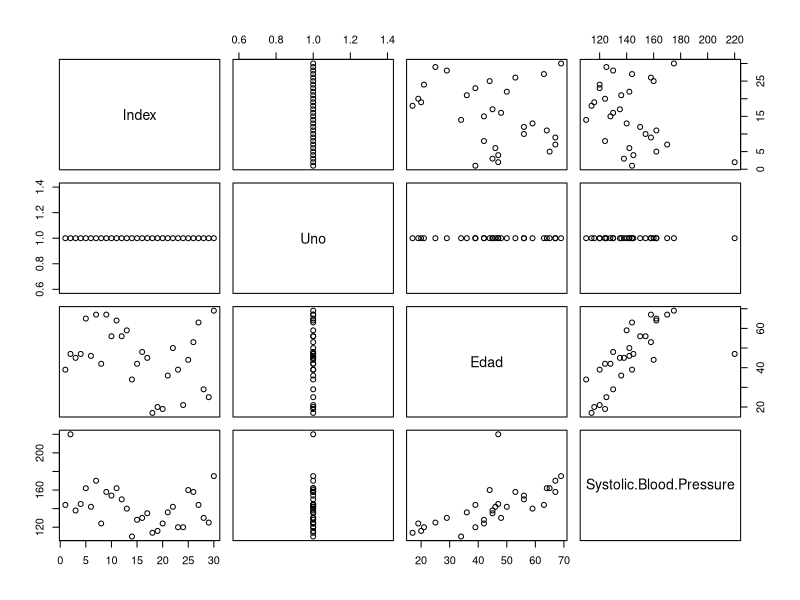
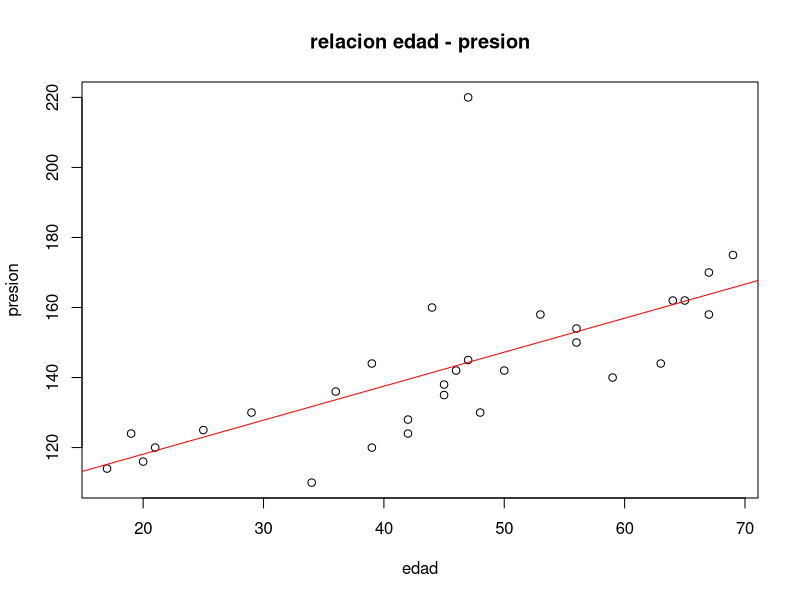

Generate these figures, in order, with R:
install.packages("RColorBrewer")
library("RColorBrewer")
color <- brewer.pal(9, "Pastel1")
presion <- read.csv("PresionSanguineaEdad.csv", header=TRUE)

#exploración de datos
pairs(presion)
cor(presion)

#regresion lineal
regresion = lm(presion$Systolic.Blood.Pressure  ~ presion$Edad)
plot(presion$Edad, presion$Systolic.Blood.Pressure, main="relacion edad - presion", xlab="edad", ylab="presion")
abline(regresion, col="red")

#verificacion
verificacion = function(edad) {
    98.7147 + 0.9709 * edad
}
